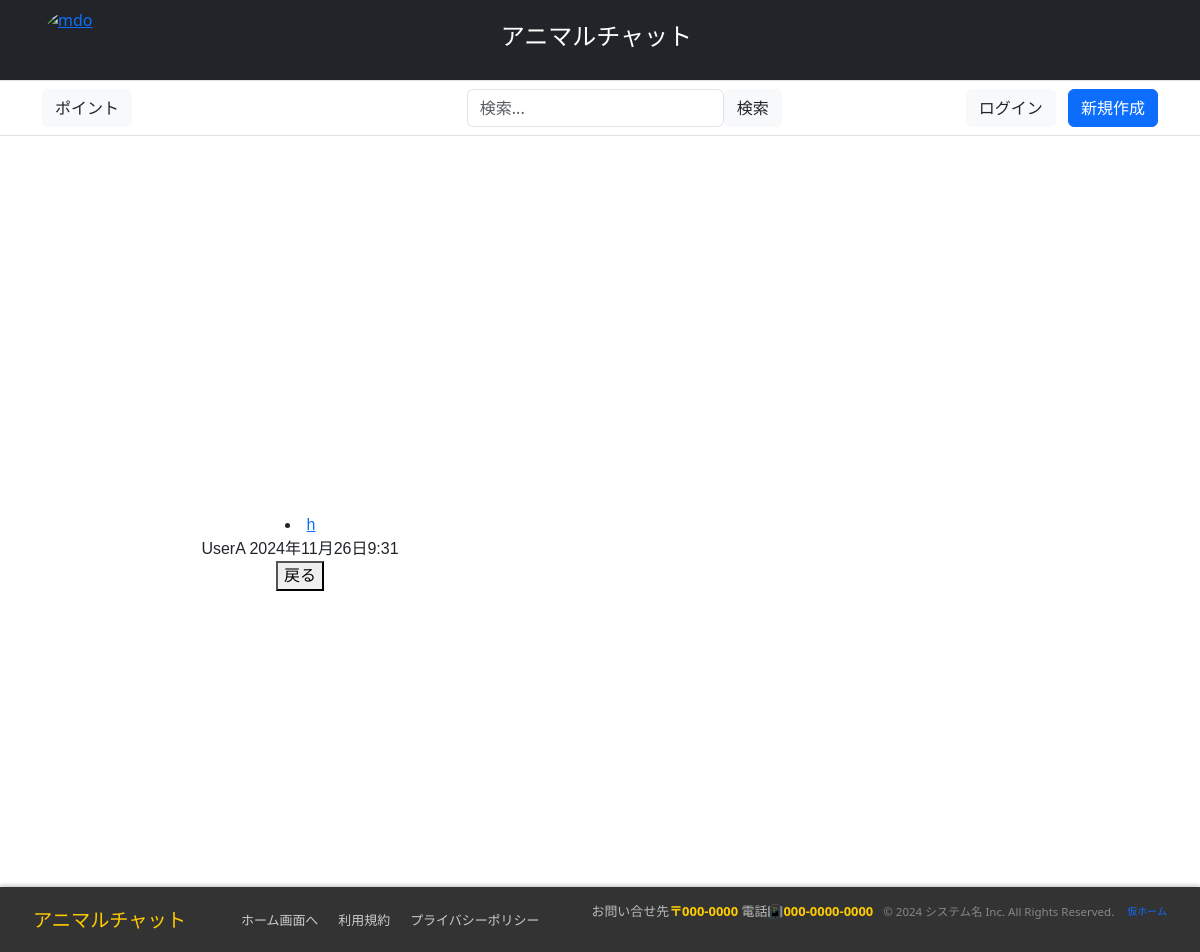
The page /post/posts_search/ on the database as committed earlier.
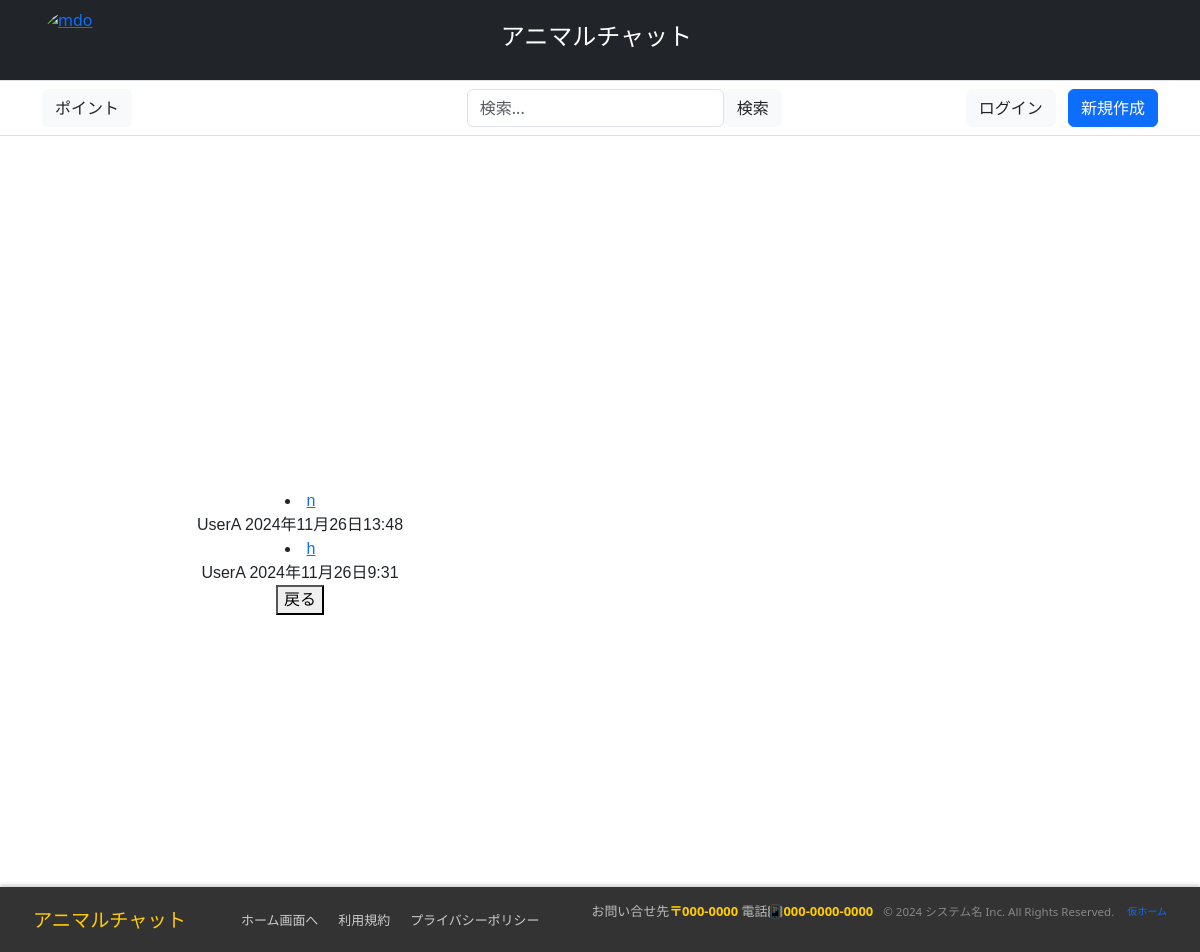
The same page on the database as committed later.
### post/models.py (models this page shows, shortened)
class PostInfo(models.Model): # 投稿IDは自動でつく
    account_id = models.ForeignKey(User, on_delete=models.CASCADE) # アカウントID　外部キー
    post = models.CharField('post', max_length=300) # 投稿文　文字数300文字
    post_date = models.DateTimeField('post_date', max_length=12, default=timezone.now) # 投稿日時
    image = models.ImageField(upload_to='img/post', verbose_name='画像', null=True, blank=True)
    video = models.FileField(upload_to='video/post',  verbose_name='動画', null=True, blank=True)

### accounts/models.py (models this page shows)
class User(AbstractBaseUser, PermissionsMixin):
    screen_name = models.CharField(
        gettext_lazy('アカウント名'),
        max_length=128,
        default='',
        blank=True,
        help_text=gettext_lazy('128文字以内で入力してください'),
    )
    email = models.EmailField(gettext_lazy('メールアドレス'), unique=True)
    is_staff = models.BooleanField(
        gettext_lazy('staff status'),
        default=False,
        help_text=gettext_lazy('Designates whether the user can log into this admin site.'),
    )
    is_active = models.BooleanField(
        gettext_lazy('active'),
        default=True,
        help_text=gettext_lazy(
            'Designates whether this user should be treated as active. Unselect this instead of deleting accounts.'
        ),
    )
    date_joined = models.DateTimeField(gettext_lazy('date joined'), default=timezone.now)
    objects = CustomUserManager()
    points = models.IntegerField(
        default=0,
        blank=True,
        null=True,
    )
    USERNAME_FIELD = 'email'
    REQUIRED_FIELDS = []
    class Meta:
        verbose_name = gettext_lazy('user')
        verbose_name_plural = gettext_lazy('users')
    def __str__(self):
        return self.__unicode__()
    def __unicode__(self):
        return self.screen_name or self.email

### post/views.py (the view)
# urls.py: path('posts_search/', views.PostSearchPageView.as_view(), name='posts_search'),
class PostSearchPageView(ListView):
    template_name = '../templates/post/post_search.html'
    model = PostInfo # 投稿情報モデル
    context_object_name = 'posts' # コンテキスト名
    def get_queryset(self, **kwargs): # モデルから情報を取得
        queryset = super().get_queryset(**kwargs) # 全取得
        keyword = self.request.GET.get('keyword') # 検索ワード取得
        if keyword is not None:
            queryset = queryset.filter(post__icontains=keyword) # 部分一致で検索
        queryset = queryset.order_by('-post_date') # 投稿降順で並び替え
        return queryset

### templates/post/post_search.html (shortened to what this page needs)
{% extends "all_base.html" %}
{% load static %}
{% block style %}<link href="{% static "post/css/post_search.css" %}" rel="stylesheet">{% endblock %}
{% block contents %}
  {% if posts %}
  {% for post in posts %}
      <li><a href='{% url 'post:posts_detail' post.pk %}'>{{ post.post }}</a></li>
      {{ post.account_id }}
      {{ post.post_date }}
  {% endfor %}
  {% else %}
  投稿はありません。
  {% endif %}
  <button onclick="location.href='{% url 'accounts:menu' %}'">戻る</button>
{% endblock %}

Rows that differ between the two databases and show on the page:
added PostInfo: post "n", account_id "UserA", post_date "2024年11月26日13:48"
